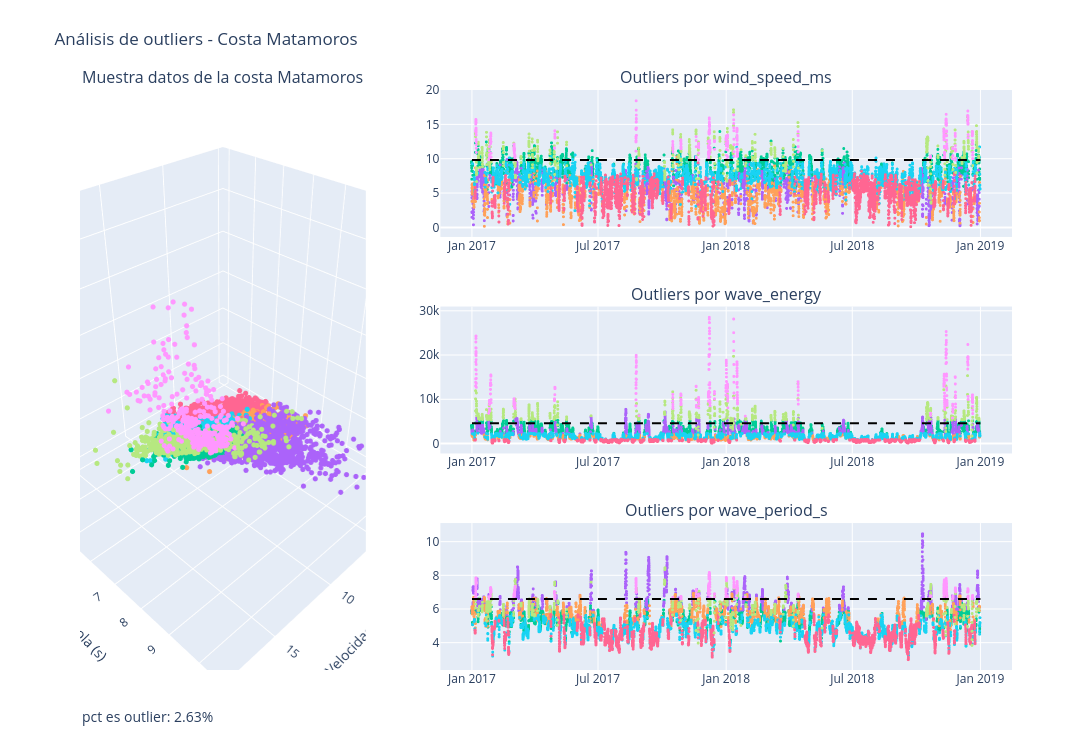

The cell this chart's notebook holds for it:
### Markdown cell above
# Grafica

### Code cell
fig = make_subplots(
    rows=len(EXTREME_FEATURES),
    cols=2,
    specs=[
        [{"type": "scene", "rowspan": len(EXTREME_FEATURES)}, {"type": "xy"}],
        *[
            [None, {"type": "xy"}]
            for _ in range(len(EXTREME_FEATURES) - 1)
        ]
    ],
    subplot_titles=[
        f'Muestra datos de la costa {costa}',
        *[f'Outliers por {feature}' for feature in EXTREME_FEATURES]
    ],
    vertical_spacing=0.12,
    horizontal_spacing=0.08,
    column_widths=[1/3, 2/3]
)

# Gráfica 3D
fig_3d = px.scatter_3d(
    data_sample,
    x='wind_speed_ms',
    y='wave_period_s',
    z='wave_energy',
    color='rf_sea_state',
    color_discrete_map={
        False: 'blue',
        True: 'red'
    }
)

fig_3d.update_traces(marker=dict(size=3))

for trace in fig_3d.data:
    fig.add_trace(trace, row=1, col=1)

# Gráficas 2D
for i, feature in enumerate(EXTREME_FEATURES):
    tmp_fig = px.scatter(
        data_sample,
        x='datetime',
        y=feature,
        color='rf_sea_state',
        color_discrete_map={
            False: 'blue',
            True: 'red'
        }
    )

    tmp_fig.update_traces(marker=dict(size=3))

    for trace in tmp_fig.data:
        trace.showlegend = False
        fig.add_trace(trace, row=i+1, col=2)

    threshold = data_sample[feature].quantile(EXTREME_THRESHOLD)

    # Línea horizontal
    fig.add_shape(
        type="line",
        x0=data_sample['datetime'].min(),
        x1=data_sample['datetime'].max(),
        y0=threshold,
        y1=threshold,
        line=dict(
            color="black",
            width=2,
            dash="dash"
        ),
        row=i+1,
        col=2
    )

fig.update_layout(
    height=len(EXTREME_FEATURES)*250,
    width=1300,
    title=f'Análisis de outliers - Costa {costa}',
    uirevision='constant',
    showlegend=False,
    margin=dict(t=90),
    scene=dict(
        xaxis_title='Velocidad del viento (m/s)',
        yaxis_title='Período de la ola (s)',
        zaxis_title='Energía de la ola (J)',
        aspectmode='cube'
    )
)

pct_outlier = (data_sample['rf_sea_state'].value_counts(normalize=True)*100).loc['Mar extremo']
fig.add_annotation(
    text=f"pct es outlier: {pct_outlier:.2f}%",
    xref="paper",
    yref="paper",
    x=0,
    y=-0.1,
    showarrow=False,
    font=dict(size=14)
)

fig.show()

### Figure 1 — Plotly figure (JSON) as saved in the notebook; plotly's stock layout.template omitted (floating-point values rounded to 4 significant figures; data arrays with more than 128 entries replaced by an {"elided": "..."} marker saying what was removed)
{"data": [{"hovertemplate": "rf_sea_state=Mar fuerte<br>wind_speed_ms=%{x}<br>wave_period_s=%{y}<br>wave_energy=%{z}<extra></extra>", "legendgroup": "Mar fuerte", "marker": {"color": "#00cc96", "size": 3, "symbol": "circle"}, "mode": "markers", "name": "Mar fuerte", "scene": "scene", "showlegend": true, "type": "scatter3d", "x": {"elided": "2316 float values"}, "y": {"elided": "2316 float values"}, "z": {"elided": "2316 float values"}}, {"hovertemplate": "rf_sea_state=Mar agitado<br>wind_speed_ms=%{x}<br>wave_period_s=%{y}<br>wave_energy=%{z}<extra></extra>", "legendgroup": "Mar agitado", "marker": {"color": "#ab63fa", "size": 3, "symbol": "circle"}, "mode": "markers", "name": "Mar agitado", "scene": "scene", "showlegend": true, "type": "scatter3d", "x": {"elided": "1380 float values"}, "y": {"elided": "1380 float values"}, "z": {"elided": "1380 float values"}}, {"hovertemplate": "rf_sea_state=Mar suave<br>wind_speed_ms=%{x}<br>wave_period_s=%{y}<br>wave_energy=%{z}<extra></extra>", "legendgroup": "Mar suave", "marker": {"color": "#FFA15A", "size": 3, "symbol": "circle"}, "mode": "markers", "name": "Mar suave", "scene": "scene", "showlegend": true, "type": "scatter3d", "x": {"elided": "2102 float values"}, "y": {"elided": "2102 float values"}, "z": {"elided": "2102 float values"}}, {"hovertemplate": "rf_sea_state=Mar dinámico<br>wind_speed_ms=%{x}<br>wave_period_s=%{y}<br>wave_energy=%{z}<extra></extra>", "legendgroup": "Mar dinámico", "marker": {"color": "#19d3f3", "size": 3, "symbol": "circle"}, "mode": "markers", "name": "Mar dinámico", "scene": "scene", "showlegend": true, "type": "scatter3d", "x": {"elided": "2796 float values"}, "y": {"elided": "2796 float values"}, "z": {"elided": "2796 float values"}}, {"hovertemplate": "rf_sea_state=Mar calmado<br>wind_speed_ms=%{x}<br>wave_period_s=%{y}<br>wave_energy=%{z}<extra></extra>", "legendgroup": "Mar calmado", "marker": {"color": "#FF6692", "size": 3, "symbol": "circle"}, "mode": "markers", "name": "Mar calmado", "scene": "scene", "showlegend": true, "type": "scatter3d", "x": {"elided": "2800 float values"}, "y": {"elided": "2800 float values"}, "z": {"elided": "2800 float values"}}, {"hovertemplate": "rf_sea_state=Mar peligroso<br>wind_speed_ms=%{x}<br>wave_period_s=%{y}<br>wave_energy=%{z}<extra></extra>", "legendgroup": "Mar peligroso", "marker": {"color": "#B6E880", "size": 3, "symbol": "circle"}, "mode": "markers", "name": "Mar peligroso", "scene": "scene", "showlegend": true, "type": "scatter3d", "x": {"elided": "544 float values"}, "y": {"elided": "544 float values"}, "z": {"elided": "544 float values"}}, {"hovertemplate": "rf_sea_state=Mar extremo<br>wind_speed_ms=%{x}<br>wave_period_s=%{y}<br>wave_energy=%{z}<extra></extra>", "legendgroup": "Mar extremo", "marker": {"color": "#FF97FF", "size": 3, "symbol": "circle"}, "mode": "markers", "name": "Mar extremo", "scene": "scene", "showlegend": true, "type": "scatter3d", "x": {"elided": "322 float values"}, "y": {"elided": "322 float values"}, "z": {"elided": "322 float values"}}, {"hovertemplate": "rf_sea_state=Mar fuerte<br>datetime=%{x}<br>wind_speed_ms=%{y}<extra></extra>", "legendgroup": "Mar fuerte", "marker": {"color": "#00cc96", "size": 3, "symbol": "circle"}, "mode": "markers", "name": "Mar fuerte", "showlegend": false, "type": "scattergl", "x": {"elided": "2316 str values"}, "xaxis": "x", "y": {"elided": "2316 float values"}, "yaxis": "y"}, {"hovertemplate": "rf_sea_state=Mar agitado<br>datetime=%{x}<br>wind_speed_ms=%{y}<extra></extra>", "legendgroup": "Mar agitado", "marker": {"color": "#ab63fa", "size": 3, "symbol": "circle"}, "mode": "markers", "name": "Mar agitado", "showlegend": false, "type": "scattergl", "x": {"elided": "1380 str values"}, "xaxis": "x", "y": {"elided": "1380 float values"}, "yaxis": "y"}, {"hovertemplate": "rf_sea_state=Mar suave<br>datetime=%{x}<br>wind_speed_ms=%{y}<extra></extra>", "legendgroup": "Mar suave", "marker": {"color": "#FFA15A", "size": 3, "symbol": "circle"}, "mode": "markers", "name": "Mar suave", "showlegend": false, "type": "scattergl", "x": {"elided": "2102 str values"}, "xaxis": "x", "y": {"elided": "2102 float values"}, "yaxis": "y"}, {"hovertemplate": "rf_sea_state=Mar dinámico<br>datetime=%{x}<br>wind_speed_ms=%{y}<extra></extra>", "legendgroup": "Mar dinámico", "marker": {"color": "#19d3f3", "size": 3, "symbol": "circle"}, "mode": "markers", "name": "Mar dinámico", "showlegend": false, "type": "scattergl", "x": {"elided": "2796 str values"}, "xaxis": "x", "y": {"elided": "2796 float values"}, "yaxis": "y"}, {"hovertemplate": "rf_sea_state=Mar calmado<br>datetime=%{x}<br>wind_speed_ms=%{y}<extra></extra>", "legendgroup": "Mar calmado", "marker": {"color": "#FF6692", "size": 3, "symbol": "circle"}, "mode": "markers", "name": "Mar calmado", "showlegend": false, "type": "scattergl", "x": {"elided": "2800 str values"}, "xaxis": "x", "y": {"elided": "2800 float values"}, "yaxis": "y"}, {"hovertemplate": "rf_sea_state=Mar peligroso<br>datetime=%{x}<br>wind_speed_ms=%{y}<extra></extra>", "legendgroup": "Mar peligroso", "marker": {"color": "#B6E880", "size": 3, "symbol": "circle"}, "mode": "markers", "name": "Mar peligroso", "showlegend": false, "type": "scattergl", "x": {"elided": "544 str values"}, "xaxis": "x", "y": {"elided": "544 float values"}, "yaxis": "y"}, {"hovertemplate": "rf_sea_state=Mar extremo<br>datetime=%{x}<br>wind_speed_ms=%{y}<extra></extra>", "legendgroup": "Mar extremo", "marker": {"color": "#FF97FF", "size": 3, "symbol": "circle"}, "mode": "markers", "name": "Mar extremo", "showlegend": false, "type": "scattergl", "x": {"elided": "322 str values"}, "xaxis": "x", "y": {"elided": "322 float values"}, "yaxis": "y"}, {"hovertemplate": "rf_sea_state=Mar fuerte<br>datetime=%{x}<br>wave_energy=%{y}<extra></extra>", "legendgroup": "Mar fuerte", "marker": {"color": "#00cc96", "size": 3, "symbol": "circle"}, "mode": "markers", "name": "Mar fuerte", "showlegend": false, "type": "scattergl", "x": {"elided": "2316 str values"}, "xaxis": "x2", "y": {"elided": "2316 float values"}, "yaxis": "y2"}, {"hovertemplate": "rf_sea_state=Mar agitado<br>datetime=%{x}<br>wave_energy=%{y}<extra></extra>", "legendgroup": "Mar agitado", "marker": {"color": "#ab63fa", "size": 3, "symbol": "circle"}, "mode": "markers", "name": "Mar agitado", "showlegend": false, "type": "scattergl", "x": {"elided": "1380 str values"}, "xaxis": "x2", "y": {"elided": "1380 float values"}, "yaxis": "y2"}, {"hovertemplate": "rf_sea_state=Mar suave<br>datetime=%{x}<br>wave_energy=%{y}<extra></extra>", "legendgroup": "Mar suave", "marker": {"color": "#FFA15A", "size": 3, "symbol": "circle"}, "mode": "markers", "name": "Mar suave", "showlegend": false, "type": "scattergl", "x": {"elided": "2102 str values"}, "xaxis": "x2", "y": {"elided": "2102 float values"}, "yaxis": "y2"}, {"hovertemplate": "rf_sea_state=Mar dinámico<br>datetime=%{x}<br>wave_energy=%{y}<extra></extra>", "legendgroup": "Mar dinámico", "marker": {"color": "#19d3f3", "size": 3, "symbol": "circle"}, "mode": "markers", "name": "Mar dinámico", "showlegend": false, "type": "scattergl", "x": {"elided": "2796 str values"}, "xaxis": "x2", "y": {"elided": "2796 float values"}, "yaxis": "y2"}, {"hovertemplate": "rf_sea_state=Mar calmado<br>datetime=%{x}<br>wave_energy=%{y}<extra></extra>", "legendgroup": "Mar calmado", "marker": {"color": "#FF6692", "size": 3, "symbol": "circle"}, "mode": "markers", "name": "Mar calmado", "showlegend": false, "type": "scattergl", "x": {"elided": "2800 str values"}, "xaxis": "x2", "y": {"elided": "2800 float values"}, "yaxis": "y2"}, {"hovertemplate": "rf_sea_state=Mar peligroso<br>datetime=%{x}<br>wave_energy=%{y}<extra></extra>", "legendgroup": "Mar peligroso", "marker": {"color": "#B6E880", "size": 3, "symbol": "circle"}, "mode": "markers", "name": "Mar peligroso", "showlegend": false, "type": "scattergl", "x": {"elided": "544 str values"}, "xaxis": "x2", "y": {"elided": "544 float values"}, "yaxis": "y2"}, {"hovertemplate": "rf_sea_state=Mar extremo<br>datetime=%{x}<br>wave_energy=%{y}<extra></extra>", "legendgroup": "Mar extremo", "marker": {"color": "#FF97FF", "size": 3, "symbol": "circle"}, "mode": "markers", "name": "Mar extremo", "showlegend": false, "type": "scattergl", "x": {"elided": "322 str values"}, "xaxis": "x2", "y": {"elided": "322 float values"}, "yaxis": "y2"}, {"hovertemplate": "rf_sea_state=Mar fuerte<br>datetime=%{x}<br>wave_period_s=%{y}<extra></extra>", "legendgroup": "Mar fuerte", "marker": {"color": "#00cc96", "size": 3, "symbol": "circle"}, "mode": "markers", "name": "Mar fuerte", "showlegend": false, "type": "scattergl", "x": {"elided": "2316 str values"}, "xaxis": "x3", "y": {"elided": "2316 float values"}, "yaxis": "y3"}, {"hovertemplate": "rf_sea_state=Mar agitado<br>datetime=%{x}<br>wave_period_s=%{y}<extra></extra>", "legendgroup": "Mar agitado", "marker": {"color": "#ab63fa", "size": 3, "symbol": "circle"}, "mode": "markers", "name": "Mar agitado", "showlegend": false, "type": "scattergl", "x": {"elided": "1380 str values"}, "xaxis": "x3", "y": {"elided": "1380 float values"}, "yaxis": "y3"}, {"hovertemplate": "rf_sea_state=Mar suave<br>datetime=%{x}<br>wave_period_s=%{y}<extra></extra>", "legendgroup": "Mar suave", "marker": {"color": "#FFA15A", "size": 3, "symbol": "circle"}, "mode": "markers", "name": "Mar suave", "showlegend": false, "type": "scattergl", "x": {"elided": "2102 str values"}, "xaxis": "x3", "y": {"elided": "2102 float values"}, "yaxis": "y3"}, {"hovertemplate": "rf_sea_state=Mar dinámico<br>datetime=%{x}<br>wave_period_s=%{y}<extra></extra>", "legendgroup": "Mar dinámico", "marker": {"color": "#19d3f3", "size": 3, "symbol": "circle"}, "mode": "markers", "name": "Mar dinámico", "showlegend": false, "type": "scattergl", "x": {"elided": "2796 str values"}, "xaxis": "x3", "y": {"elided": "2796 float values"}, "yaxis": "y3"}, {"hovertemplate": "rf_sea_state=Mar calmado<br>datetime=%{x}<br>wave_period_s=%{y}<extra></extra>", "legendgroup": "Mar calmado", "marker": {"color": "#FF6692", "size": 3, "symbol": "circle"}, "mode": "markers", "name": "Mar calmado", "showlegend": false, "type": "scattergl", "x": {"elided": "2800 str values"}, "xaxis": "x3", "y": {"elided": "2800 float values"}, "yaxis": "y3"}, {"hovertemplate": "rf_sea_state=Mar peligroso<br>datetime=%{x}<br>wave_period_s=%{y}<extra></extra>", "legendgroup": "Mar peligroso", "marker": {"color": "#B6E880", "size": 3, "symbol": "circle"}, "mode": "markers", "name": "Mar peligroso", "showlegend": false, "type": "scattergl", "x": {"elided": "544 str values"}, "xaxis": "x3", "y": {"elided": "544 float values"}, "yaxis": "y3"}, {"hovertemplate": "rf_sea_state=Mar extremo<br>datetime=%{x}<br>wave_period_s=%{y}<extra></extra>", "legendgroup": "Mar extremo", "marker": {"color": "#FF97FF", "size": 3, "symbol": "circle"}, "mode": "markers", "name": "Mar extremo", "showlegend": false, "type": "scattergl", "x": {"elided": "322 str values"}, "xaxis": "x3", "y": {"elided": "322 float values"}, "yaxis": "y3"}], "layout": {"annotations": [{"font": {"size": 16}, "showarrow": false, "text": "Muestra datos de la costa Matamoros", "x": 0.1533, "xanchor": "center", "xref": "paper", "y": 1, "yanchor": "bottom", "yref": "paper"}, {"font": {"size": 16}, "showarrow": false, "text": "Outliers por wind_speed_ms", "x": 0.6933, "xanchor": "center", "xref": "paper", "y": 1, "yanchor": "bottom", "yref": "paper"}, {"font": {"size": 16}, "showarrow": false, "text": "Outliers por wave_energy", "x": 0.6933, "xanchor": "center", "xref": "paper", "y": 0.6267, "yanchor": "bottom", "yref": "paper"}, {"font": {"size": 16}, "showarrow": false, "text": "Outliers por wave_period_s", "x": 0.6933, "xanchor": "center", "xref": "paper", "y": 0.2533, "yanchor": "bottom", "yref": "paper"}, {"font": {"size": 14}, "showarrow": false, "text": "pct es outlier: 2.63%", "x": 0, "xref": "paper", "y": -0.1, "yref": "paper"}], "height": 750, "margin": {"t": 90}, "scene": {"aspectmode": "cube", "domain": {"x": [0, 0.3067], "y": [0, 1]}, "xaxis": {"title": {"text": "Velocidad del viento (m/s)"}}, "yaxis": {"title": {"text": "Período de la ola (s)"}}, "zaxis": {"title": {"text": "Energía de la ola (J)"}}}, "shapes": [{"line": {"color": "black", "dash": "dash", "width": 2}, "type": "line", "x0": "2017-01-01T01:00:00", "x1": "2018-12-31T23:00:00", "xref": "x", "y0": 9.8, "y1": 9.8, "yref": "y"}, {"line": {"color": "black", "dash": "dash", "width": 2}, "type": "line", "x0": "2017-01-01T01:00:00", "x1": "2018-12-31T23:00:00", "xref": "x2", "y0": 4607.0, "y1": 4607.0, "yref": "y2"}, {"line": {"color": "black", "dash": "dash", "width": 2}, "type": "line", "x0": "2017-01-01T01:00:00", "x1": "2018-12-31T23:00:00", "xref": "x3", "y0": 6.6, "y1": 6.6, "yref": "y3"}], "showlegend": false, "title": {"text": "Análisis de outliers - Costa Matamoros"}, "uirevision": "constant", "width": 1300, "xaxis": {"anchor": "y", "domain": [0.3867, 1]}, "xaxis2": {"anchor": "y2", "domain": [0.3867, 1]}, "xaxis3": {"anchor": "y3", "domain": [0.3867, 1]}, "yaxis": {"anchor": "x", "domain": [0.7467, 1]}, "yaxis2": {"anchor": "x2", "domain": [0.3733, 0.6267]}, "yaxis3": {"anchor": "x3", "domain": [0, 0.2533]}}}
